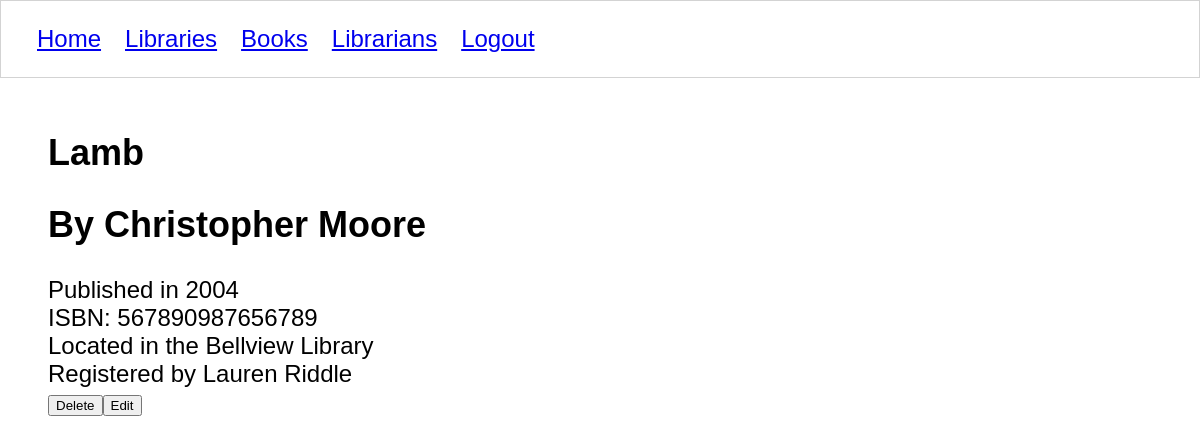
Screenshot of /books/1/ (signed in) with the database file from the repository.
### libraryapp/models/book.py (models this page shows, shortened)
class Book(models.Model):
    title = models.CharField(max_length = 50)
    ISBN = models.CharField(max_length=100)
    author = models.CharField(max_length=50)
    year_published = models.IntegerField()
    location = models.ForeignKey(Library, on_delete=models.CASCADE)
    librarian = models.ForeignKey(Librarian, on_delete=models.CASCADE)

### libraryapp/models/library.py (models this page shows, shortened)
class Library(models.Model):
    title = models.CharField(max_length = 50)
    address = models.CharField(max_length=50)

### libraryapp/views/books/details.py (the view, shortened to what this page needs)
# urls.py: path('books/<int:book_id>/', book_details, name='book'),
@login_required
def book_details(request, book_id):
    if request.method == 'GET':
        book = get_book(book_id)
        template_name = 'books/detail.html'
        return render(request, template_name, {'book': book})

### libraryapp/views/books/details.py (called while the page is built)
def get_book(book_id):
    with sqlite3.connect(Connection.db_path) as conn:
        conn.row_factory = create_book
        db_cursor = conn.cursor()
        db_cursor.execute("""
        SELECT
            b.id book_id,
            b.title,
            b.ISBN,
            b.author,
            b.year_published,
            b.librarian_id,
            b.location_id,
            li.id librarian_id,
            u.first_name,
            u.last_name,
            loc.id library_id,
            loc.title library_name
        FROM libraryapp_book b
        JOIN libraryapp_librarian li ON b.librarian_id = li.id
        JOIN libraryapp_library loc ON b.location_id = loc.id
        JOIN auth_user u ON u.id = li.user_id
        WHERE b.id = ?
        """, (book_id,))
        return db_cursor.fetchone()

def create_book(cursor, row):
    _row = sqlite3.Row(cursor, row)
    book = Book()
    book.id = _row["book_id"]
    book.author = _row["author"]
    book.ISBN = _row["ISBN"]
    book.title = _row["title"]
    book.year_published = _row["year_published"]
    librarian = Librarian()
    librarian.id = _row["librarian_id"]
    librarian.first_name = _row["first_name"]
    librarian.last_name = _row["last_name"]
    library = Library()
    library.id = _row["library_id"]
    library.title = _row["library_name"]
    book.librarian = librarian
    book.location = library
    return book

### libraryapp/templates/books/detail.html (shortened to what this page needs)
{% extends 'shared/base.html' %}
{% block content %}
    <section id="book-details">
        <h1>{{ book.title }}</h1>
        <h2>By {{ book.author }}</h2>
        <div>Published in {{ book.year_published }}</div>
        <div>ISBN: {{ book.ISBN }}</div>
        <div>Located in the {{ book.location.title }}</div>
        <div>Registered by {{ book.librarian.first_name }} {{ book.librarian.last_name }}</div>
    </section>
    <section id="book-actions" style="display:flex;">
        <form action="{% url 'libraryapp:book' book.id %}" method="POST">
            <button>Delete</button>
        </form>
        <form action="{% url 'libraryapp:book_edit_form' book.id %}" method="GET">
            <button>Edit</button>
        </form>
    </section>
{% endblock %}

### libraryapp/static/styles/base.css (style rules this page uses)
body { margin: 0; padding: 0; font-size: 1.5em; font-family: 'Gill Sans', 'Gill Sans MT', Calibri, 'Trebuchet MS', sans-serif; }

### rows the page displays
Book: title "Lamb", author "Christopher Moore", year_published "2004", ISBN "567890987656789", location "Bellview Library", librarian.first_name "Lauren", librarian.last_name "Riddle"
